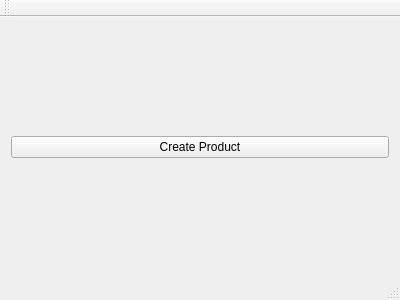
<?xml version="1.0" encoding="UTF-8"?>
<ui version="4.0">
 <class>MainWindow</class>
 <widget class="QMainWindow" name="MainWindow">
  <property name="geometry">
   <rect>
    <x>0</x>
    <y>0</y>
    <width>400</width>
    <height>300</height>
   </rect>
  </property>
  <property name="windowTitle">
   <string>MainWindow</string>
  </property>
  <widget class="QWidget" name="centralWidget">
   <layout class="QGridLayout" name="gridLayout">
    <item row="0" column="0">
     <widget class="QPushButton" name="createProduct">
      <property name="text">
       <string>Create Product</string>
      </property>
     </widget>
    </item>
   </layout>
  </widget>
  <widget class="QMenuBar" name="menuBar">
   <property name="geometry">
    <rect>
     <x>0</x>
     <y>0</y>
     <width>400</width>
     <height>19</height>
    </rect>
   </property>
  </widget>
  <widget class="QToolBar" name="mainToolBar">
   <attribute name="toolBarArea">
    <enum>TopToolBarArea</enum>
   </attribute>
   <attribute name="toolBarBreak">
    <bool>false</bool>
   </attribute>
  </widget>
  <widget class="QStatusBar" name="statusBar"/>
 </widget>
 <layoutdefault spacing="6" margin="11"/>
 <resources/>
 <connections/>
</ui>
